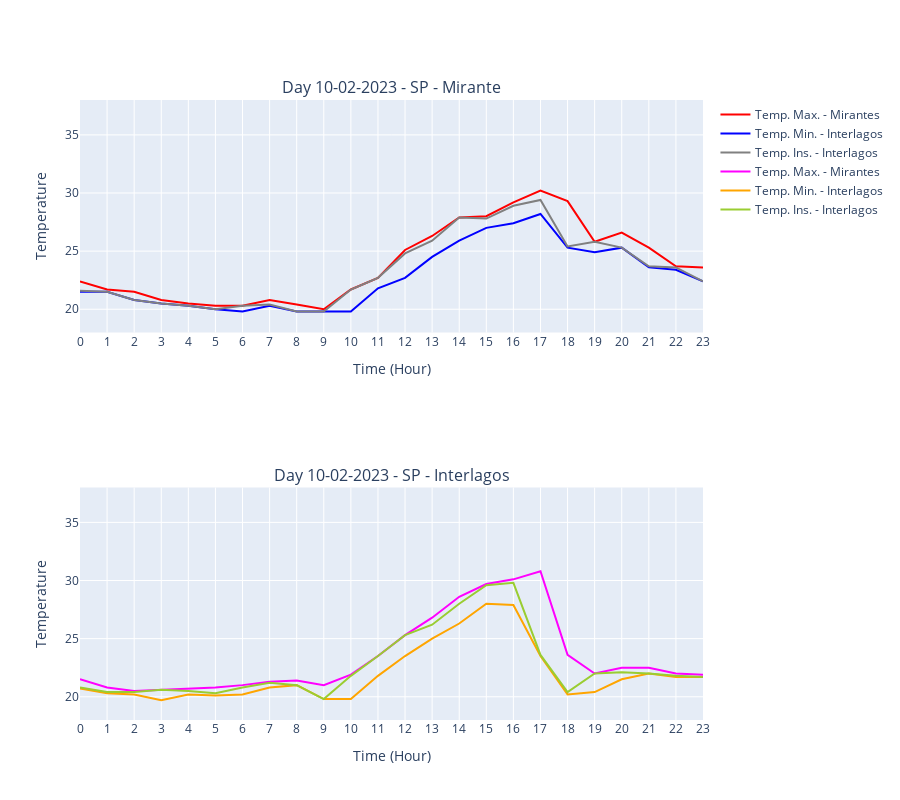
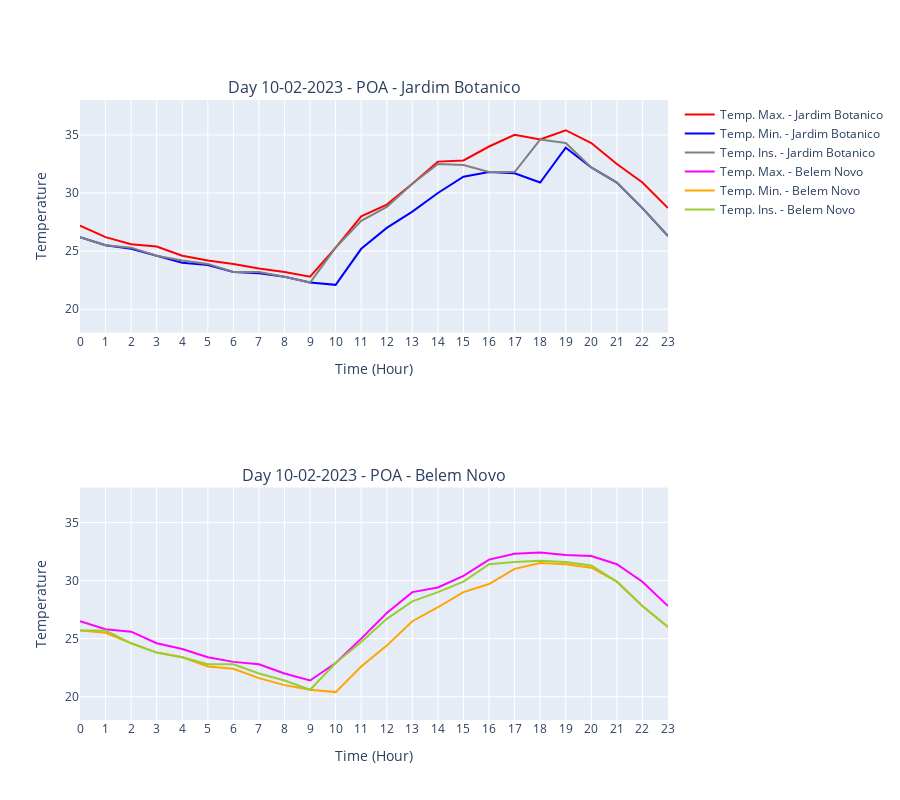

Notebook source saved alongside these figures, in order:
### Markdown cell above
Using a dynamic graph, the Max temperature was plotted. Min. and Ins. of each station

### Code cell
fig = make_subplots(rows=2, cols=1, subplot_titles=("Day 10-02-2023 - SP - Mirante", "Day 10-02-2023 - SP - Interlagos"))

# Add traces for SP - Mirante
fig.add_trace(go.Scatter(x=hora_modif, y=sp_mirante["Temp. Max. (C)"], mode='lines', name="Temp. Max. - Mirantes", line=dict(color='red')), row=1, col=1)
fig.add_trace(go.Scatter(x=hora_modif, y=sp_mirante["Temp. Min. (C)"], mode='lines', name="Temp. Min. - Interlagos", line=dict(color='blue')), row=1, col=1)
fig.add_trace(go.Scatter(x=hora_modif, y=sp_mirante["Temp. Ins. (C)"], mode='lines', name="Temp. Ins. - Interlagos", line=dict(color='grey')), row=1, col=1)

# Add traces for SP - Interlagos
fig.add_trace(go.Scatter(x=hora_modif, y=sp_interlagos["Temp. Max. (C)"], mode='lines', name="Temp. Max. - Mirantes", line=dict(color='magenta')), row=2, col=1)
fig.add_trace(go.Scatter(x=hora_modif, y=sp_interlagos["Temp. Min. (C)"], mode='lines', name="Temp. Min. - Interlagos", line=dict(color='orange')), row=2, col=1)
fig.add_trace(go.Scatter(x=hora_modif, y=sp_interlagos["Temp. Ins. (C)"], mode='lines', name="Temp. Ins. - Interlagos", line=dict(color='yellowgreen')), row=2, col=1)

# Update layout
fig.update_xaxes(title_text="Time (Hour)", row=1, col=1)
fig.update_xaxes(title_text="Time (Hour)", row=2, col=1)
fig.update_yaxes(title_text="Temperature", range=[18, 38], row=1, col=1)
fig.update_yaxes(title_text="Temperature", range=[18, 38], row=2, col=1)
fig.update_layout(height=800)

fig.show()

fig = make_subplots(rows=2, cols=1, subplot_titles=("Day 10-02-2023 - POA - Jardim Botanico", "Day 10-02-2023 - POA - Belem Novo"))

# Add traces for POA - Jardim Botanico
fig.add_trace(go.Scatter(x=hora_modif, y=poa_JB["Temp. Max. (C)"], mode='lines', name="Temp. Max. - Jardim Botanico", line=dict(color='red')), row=1, col=1)
fig.add_trace(go.Scatter(x=hora_modif, y=poa_JB["Temp. Min. (C)"], mode='lines', name="Temp. Min. - Jardim Botanico", line=dict(color='blue')), row=1, col=1)
fig.add_trace(go.Scatter(x=hora_modif, y=poa_JB["Temp. Ins. (C)"], mode='lines', name="Temp. Ins. - Jardim Botanico", line=dict(color='grey')), row=1, col=1)

# Add traces for POA - Belem Novo
fig.add_trace(go.Scatter(x=hora_modif, y=poa_BN["Temp. Max. (C)"], mode='lines', name="Temp. Max. - Belem Novo", line=dict(color='magenta')), row=2, col=1)
fig.add_trace(go.Scatter(x=hora_modif, y=poa_BN["Temp. Min. (C)"], mode='lines', name="Temp. Min. - Belem Novo", line=dict(color='orange')), row=2, col=1)
fig.add_trace(go.Scatter(x=hora_modif, y=poa_BN["Temp. Ins. (C)"], mode='lines', name="Temp. Ins. - Belem Novo", line=dict(color='yellowgreen')), row=2, col=1)

# Update layout
fig.update_xaxes(title_text="Time (Hour)", row=1, col=1)
fig.update_xaxes(title_text="Time (Hour)", row=2, col=1)
fig.update_yaxes(title_text="Temperature", range=[18, 38], row=1, col=1)
fig.update_yaxes(title_text="Temperature", range=[18, 38], row=2, col=1)
fig.update_layout(height=800)

fig.show()

### Figure 1 — Plotly figure (JSON) as saved in the notebook; plotly's stock layout.template omitted (floating-point values rounded to 4 significant figures)
{"data": [{"line": {"color": "red"}, "mode": "lines", "name": "Temp. Max. - Mirantes", "x": ["0", "1", "2", "3", "4", "5", "6", "7", "8", "9", "10", "11", "12", "13", "14", "15", "16", "17", "18", "19", "20", "21", "22", "23"], "y": [22.4, 21.7, 21.5, 20.8, 20.5, 20.3, 20.3, 20.8, 20.4, 20, 21.7, 22.7, 25.1, 26.3, 27.9, 28, 29.2, 30.2, 29.3, 25.8, 26.6, 25.3, 23.7, 23.6], "type": "scatter", "xaxis": "x", "yaxis": "y"}, {"line": {"color": "blue"}, "mode": "lines", "name": "Temp. Min. - Interlagos", "x": ["0", "1", "2", "3", "4", "5", "6", "7", "8", "9", "10", "11", "12", "13", "14", "15", "16", "17", "18", "19", "20", "21", "22", "23"], "y": [21.5, 21.5, 20.8, 20.5, 20.3, 20, 19.8, 20.3, 19.8, 19.8, 19.8, 21.8, 22.7, 24.5, 25.9, 27, 27.4, 28.2, 25.3, 24.9, 25.3, 23.6, 23.4, 22.4], "type": "scatter", "xaxis": "x", "yaxis": "y"}, {"line": {"color": "grey"}, "mode": "lines", "name": "Temp. Ins. - Interlagos", "x": ["0", "1", "2", "3", "4", "5", "6", "7", "8", "9", "10", "11", "12", "13", "14", "15", "16", "17", "18", "19", "20", "21", "22", "23"], "y": [21.6, 21.5, 20.8, 20.5, 20.3, 20, 20.3, 20.4, 19.8, 19.8, 21.7, 22.7, 24.8, 25.9, 27.9, 27.8, 28.9, 29.4, 25.4, 25.8, 25.3, 23.7, 23.6, 22.4], "type": "scatter", "xaxis": "x", "yaxis": "y"}, {"line": {"color": "magenta"}, "mode": "lines", "name": "Temp. Max. - Mirantes", "x": ["0", "1", "2", "3", "4", "5", "6", "7", "8", "9", "10", "11", "12", "13", "14", "15", "16", "17", "18", "19", "20", "21", "22", "23"], "y": [21.5, 20.8, 20.5, 20.6, 20.7, 20.8, 21, 21.3, 21.4, 21, 21.9, 23.5, 25.3, 26.8, 28.6, 29.7, 30.1, 30.8, 23.6, 22, 22.5, 22.5, 22, 21.9], "type": "scatter", "xaxis": "x2", "yaxis": "y2"}, {"line": {"color": "orange"}, "mode": "lines", "name": "Temp. Min. - Interlagos", "x": ["0", "1", "2", "3", "4", "5", "6", "7", "8", "9", "10", "11", "12", "13", "14", "15", "16", "17", "18", "19", "20", "21", "22", "23"], "y": [20.7, 20.3, 20.2, 19.7, 20.2, 20.1, 20.2, 20.8, 21, 19.8, 19.8, 21.8, 23.5, 25, 26.3, 28, 27.9, 23.5, 20.2, 20.4, 21.5, 22, 21.7, 21.7], "type": "scatter", "xaxis": "x2", "yaxis": "y2"}, {"line": {"color": "yellowgreen"}, "mode": "lines", "name": "Temp. Ins. - Interlagos", "x": ["0", "1", "2", "3", "4", "5", "6", "7", "8", "9", "10", "11", "12", "13", "14", "15", "16", "17", "18", "19", "20", "21", "22", "23"], "y": [20.8, 20.4, 20.4, 20.6, 20.5, 20.3, 20.8, 21.2, 21, 19.8, 21.8, 23.5, 25.3, 26.2, 28, 29.6, 29.8, 23.6, 20.4, 22, 22.1, 22, 21.8, 21.7], "type": "scatter", "xaxis": "x2", "yaxis": "y2"}], "layout": {"xaxis": {"anchor": "y", "domain": [0, 1], "title": {"text": "Time (Hour)"}}, "yaxis": {"anchor": "x", "domain": [0.625, 1], "title": {"text": "Temperature"}, "range": [18, 38]}, "xaxis2": {"anchor": "y2", "domain": [0, 1], "title": {"text": "Time (Hour)"}}, "yaxis2": {"anchor": "x2", "domain": [0, 0.375], "title": {"text": "Temperature"}, "range": [18, 38]}, "annotations": [{"font": {"size": 16}, "showarrow": false, "text": "Day 10-02-2023 - SP - Mirante", "x": 0.5, "xanchor": "center", "xref": "paper", "y": 1, "yanchor": "bottom", "yref": "paper"}, {"font": {"size": 16}, "showarrow": false, "text": "Day 10-02-2023 - SP - Interlagos", "x": 0.5, "xanchor": "center", "xref": "paper", "y": 0.375, "yanchor": "bottom", "yref": "paper"}], "height": 800}}

### Figure 2 — Plotly figure (JSON) as saved in the notebook; plotly's stock layout.template omitted (floating-point values rounded to 4 significant figures)
{"data": [{"line": {"color": "red"}, "mode": "lines", "name": "Temp. Max. - Jardim Botanico", "x": ["0", "1", "2", "3", "4", "5", "6", "7", "8", "9", "10", "11", "12", "13", "14", "15", "16", "17", "18", "19", "20", "21", "22", "23"], "y": [27.2, 26.2, 25.6, 25.4, 24.6, 24.2, 23.9, 23.5, 23.2, 22.8, 25.3, 28, 29, 30.8, 32.7, 32.8, 34, 35, 34.6, 35.4, 34.3, 32.5, 30.9, 28.7], "type": "scatter", "xaxis": "x", "yaxis": "y"}, {"line": {"color": "blue"}, "mode": "lines", "name": "Temp. Min. - Jardim Botanico", "x": ["0", "1", "2", "3", "4", "5", "6", "7", "8", "9", "10", "11", "12", "13", "14", "15", "16", "17", "18", "19", "20", "21", "22", "23"], "y": [26.2, 25.5, 25.2, 24.6, 24, 23.8, 23.2, 23.1, 22.8, 22.3, 22.1, 25.2, 27, 28.4, 30, 31.4, 31.8, 31.7, 30.9, 33.9, 32.2, 30.9, 28.7, 26.3], "type": "scatter", "xaxis": "x", "yaxis": "y"}, {"line": {"color": "grey"}, "mode": "lines", "name": "Temp. Ins. - Jardim Botanico", "x": ["0", "1", "2", "3", "4", "5", "6", "7", "8", "9", "10", "11", "12", "13", "14", "15", "16", "17", "18", "19", "20", "21", "22", "23"], "y": [26.2, 25.5, 25.3, 24.6, 24.2, 23.9, 23.2, 23.2, 22.8, 22.3, 25.3, 27.6, 28.8, 30.8, 32.5, 32.4, 31.8, 31.8, 34.6, 34.3, 32.2, 30.9, 28.7, 26.3], "type": "scatter", "xaxis": "x", "yaxis": "y"}, {"line": {"color": "magenta"}, "mode": "lines", "name": "Temp. Max. - Belem Novo", "x": ["0", "1", "2", "3", "4", "5", "6", "7", "8", "9", "10", "11", "12", "13", "14", "15", "16", "17", "18", "19", "20", "21", "22", "23"], "y": [26.5, 25.8, 25.6, 24.6, 24.1, 23.4, 23, 22.8, 22, 21.4, 22.9, 25, 27.2, 29, 29.4, 30.4, 31.8, 32.3, 32.4, 32.2, 32.1, 31.4, 29.9, 27.8], "type": "scatter", "xaxis": "x2", "yaxis": "y2"}, {"line": {"color": "orange"}, "mode": "lines", "name": "Temp. Min. - Belem Novo", "x": ["0", "1", "2", "3", "4", "5", "6", "7", "8", "9", "10", "11", "12", "13", "14", "15", "16", "17", "18", "19", "20", "21", "22", "23"], "y": [25.7, 25.5, 24.6, 23.8, 23.4, 22.6, 22.4, 21.6, 21, 20.6, 20.4, 22.6, 24.4, 26.5, 27.7, 29, 29.7, 31, 31.5, 31.4, 31.1, 29.9, 27.8, 26], "type": "scatter", "xaxis": "x2", "yaxis": "y2"}, {"line": {"color": "yellowgreen"}, "mode": "lines", "name": "Temp. Ins. - Belem Novo", "x": ["0", "1", "2", "3", "4", "5", "6", "7", "8", "9", "10", "11", "12", "13", "14", "15", "16", "17", "18", "19", "20", "21", "22", "23"], "y": [25.7, 25.7, 24.6, 23.8, 23.4, 22.8, 22.8, 22, 21.4, 20.6, 22.9, 24.7, 26.7, 28.2, 29, 29.9, 31.4, 31.6, 31.7, 31.6, 31.3, 29.9, 27.8, 26], "type": "scatter", "xaxis": "x2", "yaxis": "y2"}], "layout": {"xaxis": {"anchor": "y", "domain": [0, 1], "title": {"text": "Time (Hour)"}}, "yaxis": {"anchor": "x", "domain": [0.625, 1], "title": {"text": "Temperature"}, "range": [18, 38]}, "xaxis2": {"anchor": "y2", "domain": [0, 1], "title": {"text": "Time (Hour)"}}, "yaxis2": {"anchor": "x2", "domain": [0, 0.375], "title": {"text": "Temperature"}, "range": [18, 38]}, "annotations": [{"font": {"size": 16}, "showarrow": false, "text": "Day 10-02-2023 - POA - Jardim Botanico", "x": 0.5, "xanchor": "center", "xref": "paper", "y": 1, "yanchor": "bottom", "yref": "paper"}, {"font": {"size": 16}, "showarrow": false, "text": "Day 10-02-2023 - POA - Belem Novo", "x": 0.5, "xanchor": "center", "xref": "paper", "y": 0.375, "yanchor": "bottom", "yref": "paper"}], "height": 800}}
